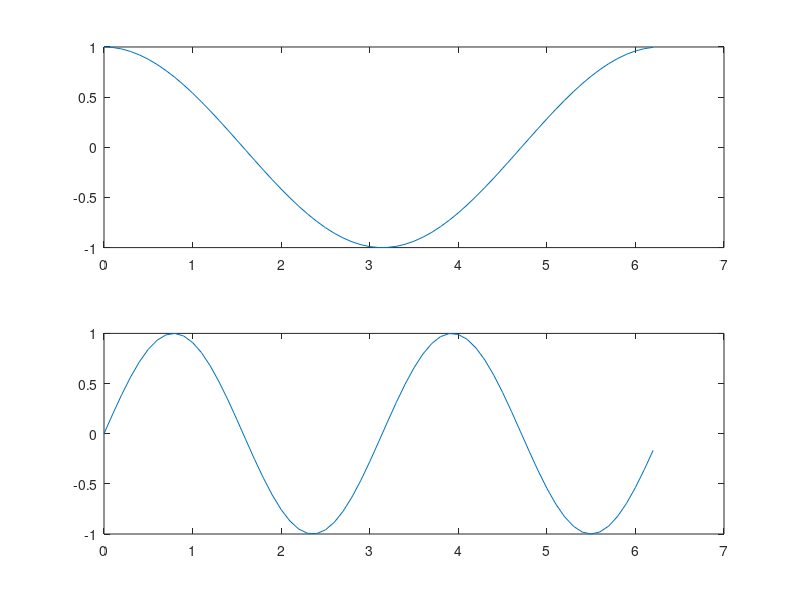

Reproduce this figure in MATLAB.
%Ritch, Gabriel
% ME 203, Section# 1001
%9/22/21
%Lab 9 
%formated plots

clc; clear all; format compact;

x = [0:0.1:2*pi];
y1 =cos(x);
y2 = sin(2*x);
%subplot(matrix height, matrix width, position), plot(x,y)
subplot(2,1,1), plot(x,y1)
subplot(2,1,2), plot(x,y2)
